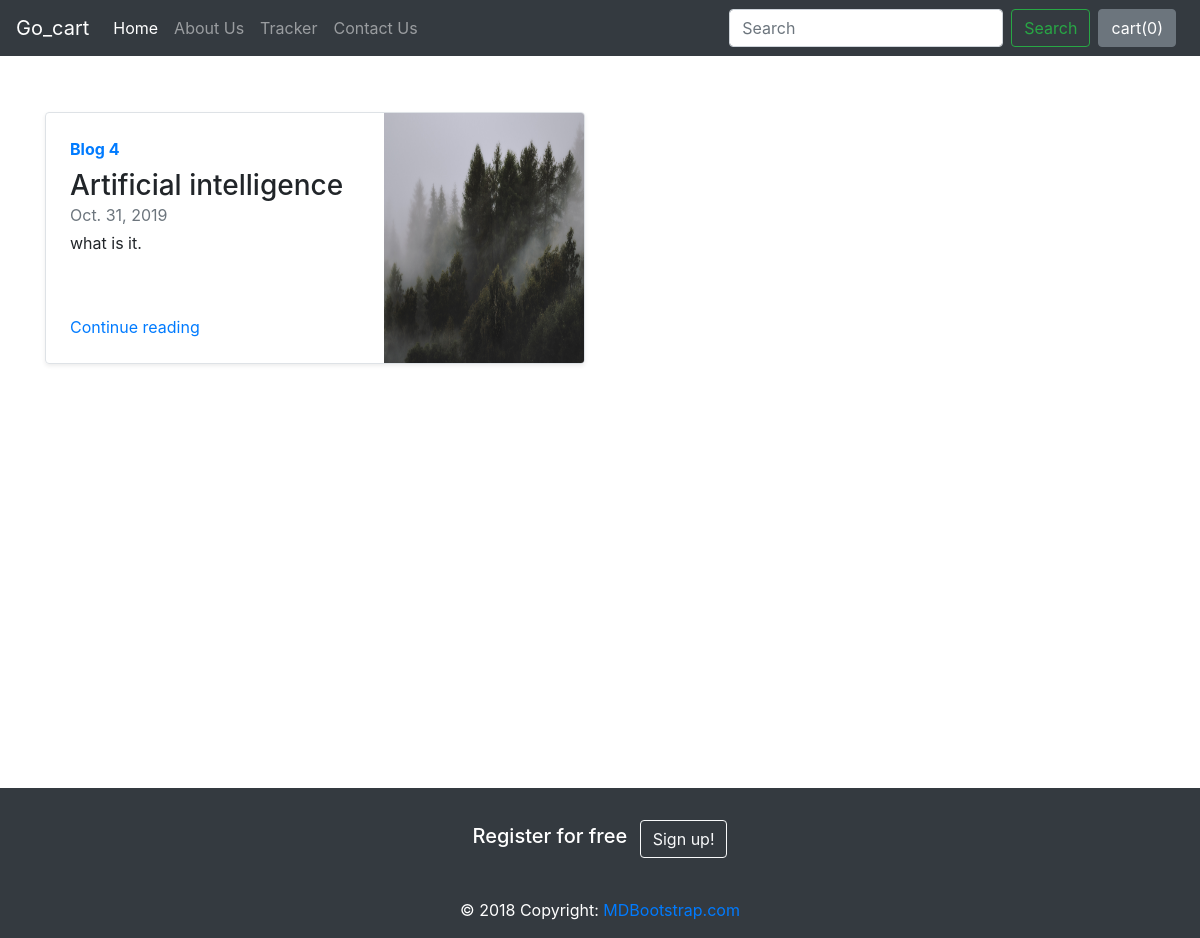
/blog/, run on an earlier commit of the app's database.
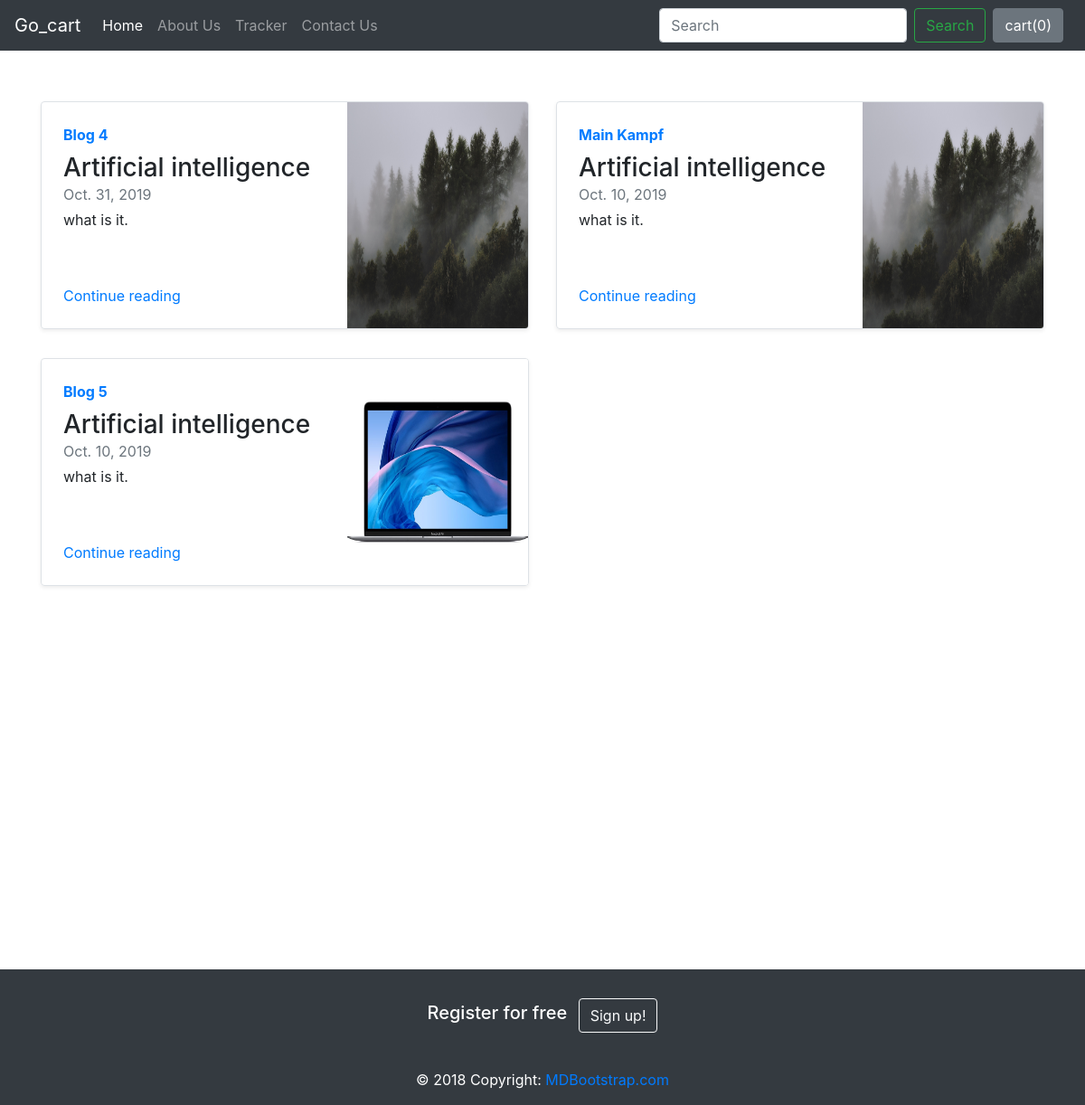
And on a later commit of the database.
### blog/models.py (models this page shows, shortened)
class BlogPost(models.Model):
    post_id = models.AutoField(primary_key=True)
    title = models.CharField(max_length=20)
    head0 = models.CharField(max_length=500)
    head1 = models.CharField(max_length=500)
    head2 = models.CharField(max_length=500)
    pub_date = models.DateField()
    subcategory = models.CharField(max_length=20, default='')
    thumbnail = models.ImageField(default='')

### blog/views.py (the view)
# urls.py: 2. Add a URL to urlpatterns:  path('', views.home, name='home')
def home(request):
    mypost = BlogPost.objects.all()
    context = {
        'my_post':mypost
    }
    return render(request, 'blog/home.html', context)

### blog/templates/blog/home.html (shortened to what this page needs)
{% extends 'blog/base.html' %}
{% block content %}
<div class="container">
    <div class="row my-2">
    {% for item in my_post %}
        <div class="col-md-6">
            <div
                class="row no-gutters border rounded overflow-hidden flex-md-row mb-4 shadow-sm h-md-250 position-relative">
                <div class="col p-4 d-flex flex-column position-static">
                    <strong class="d-inline-block mb-2 text-primary">{{ item.title }}</strong>
                    <h3 class="mb-0">{{ item.head0 }}</h3>
                    <div class="mb-1 text-muted">{{ item.pub_date }}</div>
                    <p class="card-text mb-auto">{{item.head1}}.</p>
                    <a href="blog/blogpost/{{item.post_id}}" class="stretched-link">Continue reading</a>
                </div>
                <div class="col-auto d-none d-lg-block">
                    <img src="/media/{{item.thumbnail}}" class="bd-placeholder-img" width="200" height="250"
                        aria-label="Placeholder: Thumbnail"/>
                </div>
            </div>
        </div>
    {% if forloop.counter|divisibleby:2 %}
        </div><div class="row my-2">
    {% endif %}
    {% endfor %}
    </div>
</div>
{% endblock %}

### blog/templates/blog/base.html (shortened to what this page needs)
<!doctype html>
<html lang="en">
  <head>
    <link rel="stylesheet" href="https://stackpath.bootstrapcdn.com/bootstrap/4.3.1/css/bootstrap.min.css">
  </head>
  <body>
  <nav class="navbar navbar-expand-lg navbar-dark bg-dark">
  <a class="navbar-brand" href="#">Go_cart</a>
  <div class="collapse navbar-collapse" id="navbarSupportedContent">
    <ul class="navbar-nav mr-auto">
      <li class="nav-item active">
        <a class="nav-link" href="{% url 'home' %}">Home <span class="sr-only">(current)</span></a>
      </li>
      <li class="nav-item">
        <a class="nav-link" href="{% url 'AboutUs' %}">About Us</a>
      </li>
      <li class="nav-item">
        <a class="nav-link" href="{% url 'TrackingStatus' %}">Tracker</a>
      </li>
      <li class="nav-item">
        <a class="nav-link" href="{% url 'contact' %}">Contact Us</a>
      </li>
    </ul>
    <form class="form-inline my-2 my-lg-0">
      <input class="form-control mr-sm-2" type="search" placeholder="Search" aria-label="Search">
      <button class="btn btn-outline-success my-2 my-sm-0" type="submit">Search</button>
    </form>
    <button type="button" id="popcart" class="btn btn-secondary mx-2" data-html="true" data-container="body" data-toggle="popover"  data-placement="bottom" data-content="some gibberish text that we are putting here">
      cart(<span id="cart">0</span>)
    </button>
  </div>
</nav>
  <br><br>
  {% block content %}
  {% endblock content %}
<footer class="page-footer font-small dark pt-4 color-change">
  <div class="container">
    <ul class="list-unstyled list-inline text-center py-2">
      <li class="list-inline-item">
        <h5 class="mb-1">Register for free</h5>
      </li>
      <li class="list-inline-item">
        <a href="#!" class="btn btn-outline-light btn-rounded">Sign up!</a>
      </li>
    </ul>
  </div>
  <div class="footer-copyright text-center py-3">© 2018 Copyright:
    <a href="https://mdbootstrap.com/education/bootstrap/"> MDBootstrap.com</a>
  </div>
</footer>
  </body>
</html>

### blog/templates/blog/base.html (style rules this page uses)
.color-change { background-color: #343a40; color: #fff; }

What changed in the data, as far as the page shows it:
added BlogPost: title "Main Kampf", head0 "Artificial intelligence", pub_date "Oct. 10, 2019", head1 "what is it", thumbnail (picture)
added BlogPost: title "Blog 5", head0 "Artificial intelligence", pub_date "Oct. 10, 2019", head1 "what is it", thumbnail (picture)
